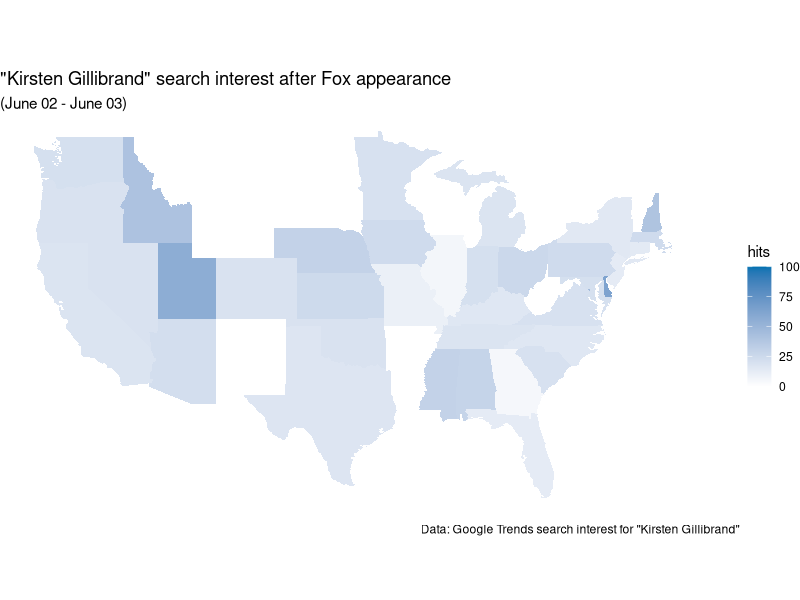
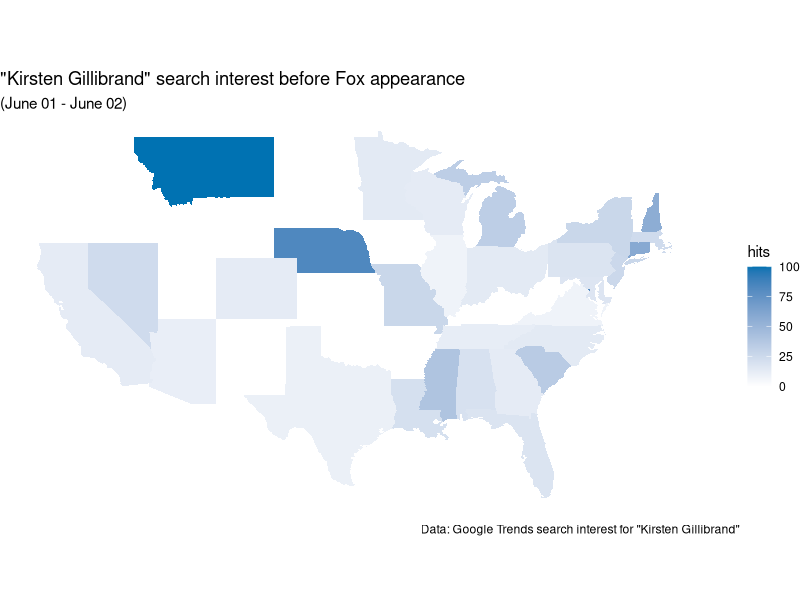
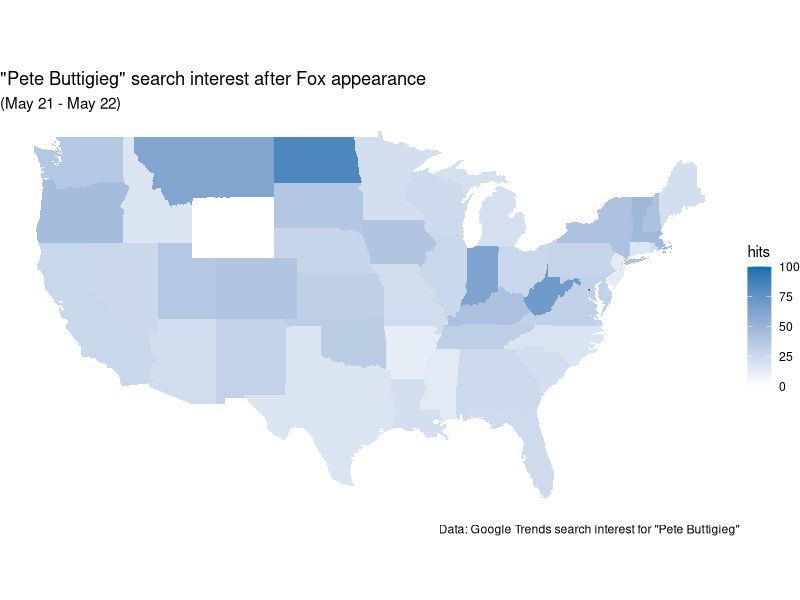
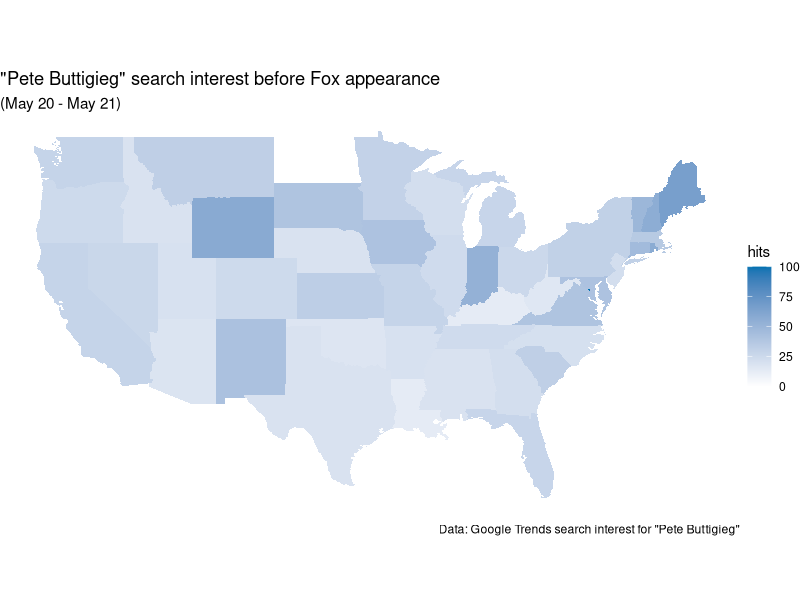
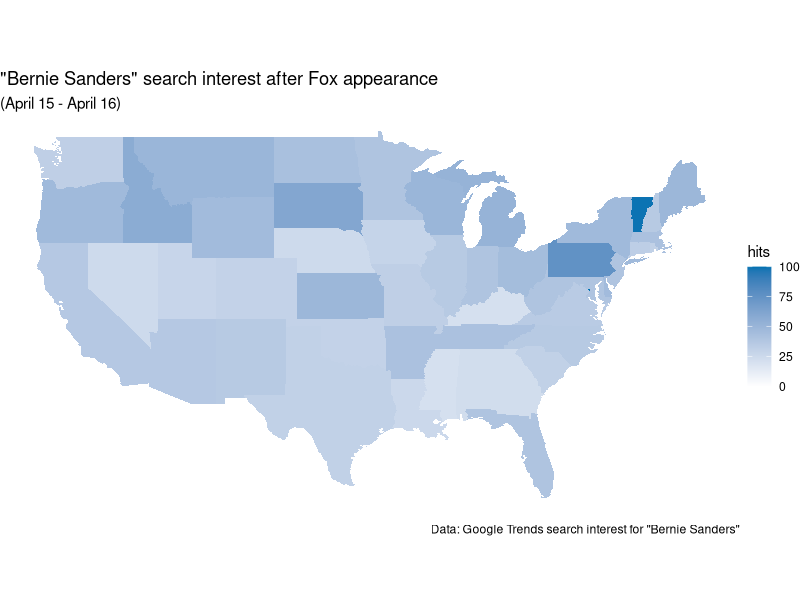
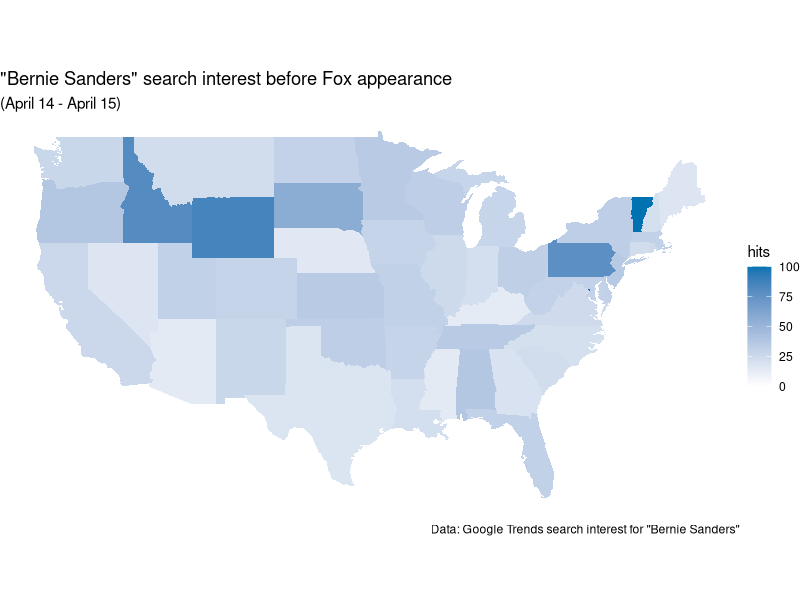

Write R code to recreate these figures, in order.
library(tidyr)
library(dplyr)
library(stringr)
library(ggplot2)
library(lubridate)
library(maps)

# build the US map
statesMap = ggplot2::map_data("state")

### Dates of Interest

# Fox Appearance Dates
bernie_fox_appearance <- ymd("2019-04-15")
pete_fox_appearance <- ymd("2019-05-21")
gilli_fox_appearance <- ymd("2019-06-02")

# Function to declare a few data types to prevent errors and coersion later
standardised <- function(csv_file){
    standardized_csv <- csv_file %>% 
        as_tibble() %>%
        mutate(date = ymd(date), hits = as.numeric(hits), region = as.character(region))
    return(standardized_csv)
}

# Step 1 
# Load the data (previously constructed in data.R)
### Sanders map data
Sanders_before <- read.csv("sanders_before.csv") %>% standardised()
Sanders_after <- read.csv("sanders_after.csv") %>% standardised()

# Buttigieg map data
Pete_before <- read.csv("pete_before.csv") %>% standardised()
Pete_after <- read.csv("pete_after.csv") %>% standardised()

# Gillibrand map data
Gilli_before <- read.csv("gilli_before.csv") %>% standardised()
Gilli_after <- read.csv("gilli_after.csv") %>% standardised()


# For joining the data on geographic data
Map_Prep <- function(candidate_data){
    geo_data <- merge(statesMap, candidate_data, by = "region")     #merge the ggplot created map
    geo_data <- candidate_data %>%                                  #join the data on the region
        left_join(x = ., y = statesMap, by = "region")
    return(geo_data)
}

# Helper Function for displaying the dates in the subtitles
display_date <- function(date){
    return(format(date, format = "%B %d"))
}

# Map making function
# Requires several inputs 
# map_info is fed from Map_Prep
# Map title is user written string
# date1 and date2 are the date bookeneds "From date1 to date2"
Make_Map <- function(map_info, map_title, date1, date2) {
    
    new_map <- ggplot(map_info, aes(x = long, y = lat)) +
        theme_void() +
        geom_polygon(aes(group = group,
                         fill = hits)) +
        labs(title = map_title,
             subtitle = paste("(", paste(display_date(date1), display_date(date2), sep = " - "), ")", sep = ""),
             caption = paste("Data: Google Trends search interest for \"", map_info$keyword[1], "\"", sep = ""),
             color = "Interest Score")+
        coord_fixed(1.3) +
        scale_fill_gradient(low = "#ffffff", high = "#0072b2",
                            space = "Lab", na.value = "black", guide = "colourbar",
                            aesthetics = "fill", position = "left", limits = c(0,100))
    
    return(new_map)
}


# Make the Sanders maps
Sanders_map_before <- Make_Map(Map_Prep(Sanders_before), "\"Bernie Sanders\" search interest before Fox appearance", bernie_fox_appearance-1, bernie_fox_appearance)
Sanders_map_after <- Make_Map(Map_Prep(Sanders_after), "\"Bernie Sanders\" search interest after Fox appearance", bernie_fox_appearance, bernie_fox_appearance+1)

# Make the Buttigieg maps
Pete_map_before <- Make_Map(Map_Prep(Pete_before), "\"Pete Buttigieg\" search interest before Fox appearance", pete_fox_appearance-1, pete_fox_appearance)
Pete_map_after <- Make_Map(Map_Prep(Pete_after), "\"Pete Buttigieg\" search interest after Fox appearance", pete_fox_appearance, pete_fox_appearance+1)

# Make the Gillibrand maps
Gilli_map_before <- Make_Map(Map_Prep(Gilli_before), "\"Kirsten Gillibrand\" search interest before Fox appearance", gilli_fox_appearance-1, gilli_fox_appearance)
Gilli_map_after <- Make_Map(Map_Prep(Gilli_after), "\"Kirsten Gillibrand\" search interest after Fox appearance", gilli_fox_appearance, gilli_fox_appearance+1)

# For selection within the Shiny App
candidate_before_maps <- list(Sanders_map_before, Pete_map_before, Gilli_map_before)
candidate_after_maps <- list(Sanders_map_after, Pete_map_after, Gilli_map_after)


# ### For specific hit differences - would be nice to be able to click on a state and see these
# ### in a plotly environment
# 
# hitfinder <- function(dataset, state){
#     dataset %>% 
#     filter(region == state) %>% 
#     select(hits)
# }
# 
# # These can be made a intereactive based on selections in Shiny if we have time
# # Cadidate selection based on candidate selected
# # States as new selection - can I do this based on plotly clicks?
# 
# change <- function(before, after, state){
#     hitfinder(after, state)-hitfinder(before, state) 
# }
# 
# 
# # Test case
# bern_change <- change(Sanders_before, Sanders_after, "oregon")
# bern_change
